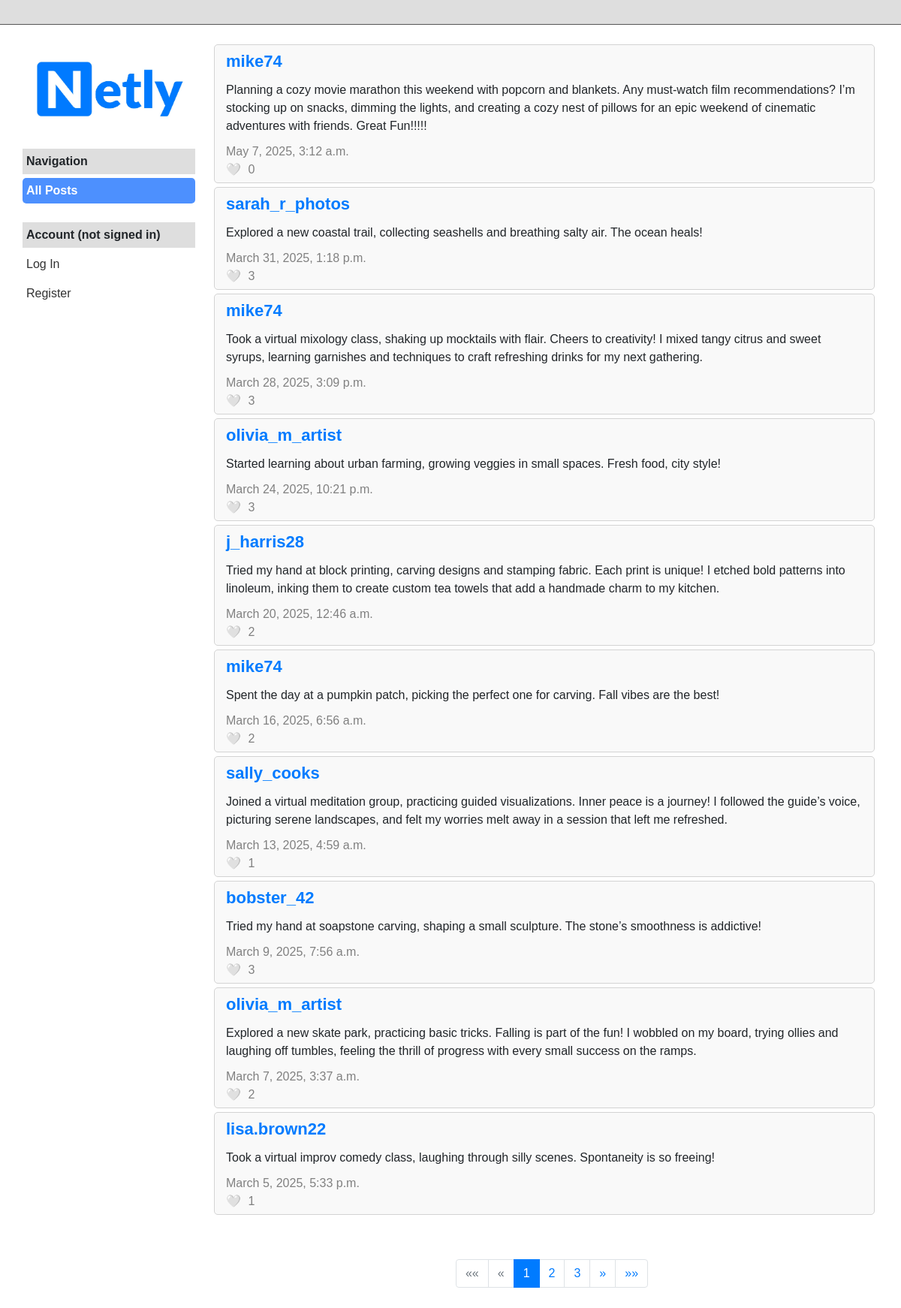
The page / on the database its author committed.
### network/models.py (models this page shows, shortened)
class Post(models.Model):
    user = models.ForeignKey(User, on_delete=models.CASCADE, related_name="posts")
    content = models.TextField()
    created_at = models.DateTimeField(auto_now_add=True)
    def get_likes_count(self):
        return self.likes.count()

class User(AbstractUser):
    def __str__(self):
        return self.username

### network/views.py (the view)
# urls.py: path("", views.index, name="index"),
def index(request):
    posts_list = Post.objects.all().order_by("-created_at")
    paginator = Paginator(posts_list, 10)
    page_number = request.GET.get('page', 1)
    page_obj = paginator.get_page(page_number)
    return render(request, "network/index.html", {
        "active_filter": "all",
        "show_profile": False,
        "posts": page_obj,
        "page_obj": page_obj,
        "owner": None,
    })

### network/templates/network/index.html (shortened to what this page needs)
{% extends "network/layout.html" %}
{% load static %}
{% load post_filters %}
{% block body %}
    <div class="profile-container">
        <div class="profile-posts-container">
            {% for post in posts %}
                <div class="post-container">
                    <div class="post-name"><a href="{% url 'profile' post.user.id %}">{{ post.user.username }}</a></div>
                    <div class="post-content" id="post-view-{{ post.id }}">{{ post.content }}</div>
                    <div class="post-date">{{ post.created_at }}</div>
                    <div class="post-likes{% if not user.is_authenticated %}-nouser{% endif %} {% if user.is_authenticated and post|is_liked_by:user %} liked {% endif %}"
                         id="post-likes-{{ post.id }}" data-id="{{ post.id }}">
                        <span class="heart"></span>
                        <span class="like-count">{{ post.get_likes_count }}</span>
                    </div>
                </div>
            {% endfor %}
        </div>
        {% if page_obj.paginator.num_pages > 1 %}
        <div class="pagination-wrapper">
            <nav aria-label="Page navigation" class="mt-4">
                <ul class="pagination justify-content-center">
                    {% if page_obj.has_previous %}
                        <li class="page-item">
                            <a class="page-link" href="?page=1" aria-label="First">
                                <span aria-hidden="true">&laquo;&laquo;</span>
                            </a>
                        </li>
                    {% else %}
                        <li class="page-item disabled">
                            <a class="page-link" href="#" aria-label="First">
                                <span aria-hidden="true">&laquo;&laquo;</span>
                            </a>
                        </li>
                    {% endif %}
                    {% if page_obj.has_previous %}
                        <li class="page-item">
                            <a class="page-link" href="?page={{ page_obj.previous_page_number }}" aria-label="Previous">
                                <span aria-hidden="true">&laquo;</span>
                            </a>
                        </li>
                    {% else %}
                        <li class="page-item disabled">
                            <a class="page-link" href="#" aria-label="Previous">
                                <span aria-hidden="true">&laquo;</span>
                            </a>
                        </li>
                    {% endif %}
                    {% for i in page_obj.paginator.page_range %}
                        {% if page_obj.number == i %}
                            <li class="page-item active"><a class="page-link" href="?page={{ i }}">{{ i }}</a></li>
                        {% elif i > page_obj.number|add:'-3' and i < page_obj.number|add:'3' %}
                            <li class="page-item"><a class="page-link" href="?page={{ i }}">{{ i }}</a></li>
                        {% endif %}
                    {% endfor %}
                    {% if page_obj.has_next %}
                        <li class="page-item">
                            <a class="page-link" href="?page={{ page_obj.next_page_number }}" aria-label="Next">
                                <span aria-hidden="true">&raquo;</span>
                            </a>
                        </li>
                    {% else %}
                        <li class="page-item disabled">
                            <a class="page-link" href="#" aria-label="Next">
                                <span aria-hidden="true">&raquo;</span>
                            </a>
                        </li>
                    {% endif %}
                    {% if page_obj.has_next %}
                        <li class="page-item">
                            <a class="page-link" href="?page={{ page_obj.paginator.num_pages }}" aria-label="Last">
                                <span aria-hidden="true">&raquo;&raquo;</span>
                            </a>
                        </li>
                    {% else %}
                        <li class="page-item disabled">
                            <a class="page-link" href="#" aria-label="Last">
                                <span aria-hidden="true">&raquo;&raquo;</span>
                            </a>
                        </li>
                    {% endif %}
                </ul>
            </nav>
        </div>
        {% endif %}
    </div>
{% endblock %}

### network/templates/network/layout.html (shortened to what this page needs)
{% load static %}
<!DOCTYPE html>
<html lang="en">
    <head>
        <link rel="stylesheet" href="https://stackpath.bootstrapcdn.com/bootstrap/4.4.1/css/bootstrap.min.css">
        <link href="{% static 'network/styles.css' %}" rel="stylesheet">
    </head>
    <body data-authenticated="{% if user.is_authenticated %}true{% else %}false{% endif %}">
        <div class="header">
        </div>
        <div class="page-container">
            <aside class="sidebar">
                <ul>
                    <li class="sidebar-logo">
                        <a href="{% url 'index' %}">
                            <img src="{% static 'network/netly.jpeg' %}" alt="Network Logo" style="width: 100%;">
                        </a>
                    </li>
                    <li class="sidebar-heading">Navigation</li>
                    <li><a href="{% url 'index' %}" class="{% if active_filter == 'all' %}active-link{% endif %}">All Posts</a></li>
                    {% if user.is_authenticated %}
                        <li class="sidebar-heading">Account ({{ user.display_name }})</li>
                        <li><a href="{% url 'profile' user.id %}" class="{% if active_filter == 'profile' %}active-link{% endif %}">My Profile</a></li>
                        <hr>
                        <li><a href="{% url 'logout' %}">Log Out</a></li>
                    {% else %}
                        <li class="sidebar-heading">Account (not signed in)</li>
                        <li><a href="{% url 'login' %}">Log In</a></li>
                        <li><a href="{% url 'register' %}">Register</a></li>
                    {% endif %}
                </ul>
            </aside>
            <main class="content">
                {% block body %}
                {% endblock %}
            </main>
        </div>
    </body>
</html>

### network/static/network/styles.css (style rules this page uses)
body { font-family: Arial, sans-serif; display: flex; flex-direction: column; align-items: center; }
.page-container { display: flex; width: 100%; max-width: 1170px; align-items: stretch; margin-top: 1rem; }
.sidebar { width: 260px; flex-shrink: 0; padding: 15px; margin-right: 10px; box-sizing: border-box; position: sticky; top: 50px; align-self: flex-start; height: calc(100vh - 50px); overflow-y: auto; }
.sidebar ul { list-style: none; padding: 0; margin: 0; }
.sidebar li { margin-bottom: 5px; }
.sidebar a { text-decoration: none; color: #333; display: block; padding: 5px; }
.sidebar a.active-link { background-color: #4d90fe; border-radius: 5px; color: #ffffff; font-weight: bold; }
.sidebar-logo { background-color: #ffffff; color: #ffffff; border: none; }
.sidebar-heading { font-weight: 600; background-color: #dedede; display: block; padding: 5px; margin-top: 25px; }
.content { flex-grow: 1; margin-left: 0px; box-sizing: border-box; min-width: 0; }
.header { width: 100%; background-color: #dedede; padding: 16px; box-sizing: border-box; border-bottom: 1px solid #555; position: sticky; top: 0; z-index: 10; }
.post-container { border: 1px solid lightgray; background-color: #f9f9f9; border-radius: 5px; margin-bottom: 5px; margin-right: 20px; padding: 5px 15px; }
.post-name { font-size: 22px; font-weight: 700; margin-bottom: 10px; }
.post-content { margin-top: 10px; margin-bottom: 10px; }
.post-date { color: gray; margin-top: 10px; }
.post-likes-nouser { cursor: default; user-select: none; color: gray; width: fit-content; }
.heart::before { content: "🤍"; padding-right: 5px; }
.profile-container { border: none; margin-bottom: 5px; display: flex; flex-direction: column; height: calc(100vh - 60px); }
.profile-posts-container { overflow-y: auto; flex: 1; padding-top: 10px; margin-bottom: 20px; }
.pagination-wrapper { position: sticky; bottom: 0; background-color: white; padding-top: 10px; z-index: 5; margin-top: auto; }

### rows shown on the page
Post: user.username "mike74", content "Planning a cozy movie marathon this weekend with popcorn and blankets. Any must-watch film recommendations? I’m stocking up on snacks, dimming the lights, and creating a cozy nest of pillows for an epic weekend of cinematic adventures with friends. Great Fun!!!!!", created_at "May 7, 2025, 3:12 a.m.", get_likes_count "0"
Post: user.username "sarah_r_photos", content "Explored a new coastal trail, collecting seashells and breathing salty air. The ocean heals!", created_at "March 31, 2025, 1:18 p.m.", get_likes_count "3"
Post: user.username "mike74", content "Took a virtual mixology class, shaking up mocktails with flair. Cheers to creativity! I mixed tangy citrus and sweet syrups, learning garnishes and techniques to craft refreshing drinks for my next gathering.", created_at "March 28, 2025, 3:09 p.m.", get_likes_count "3"
Post: user.username "olivia_m_artist", content "Started learning about urban farming, growing veggies in small spaces. Fresh food, city style!", created_at "March 24, 2025, 10:21 p.m.", get_likes_count "3"
Post: user.username "j_harris28", content "Tried my hand at block printing, carving designs and stamping fabric. Each print is unique! I etched bold patterns into linoleum, inking them to create custom tea towels that add a handmade charm to my kitchen.", created_at "March 20, 2025, 12:46 a.m.", get_likes_count "2"
Post: user.username "mike74", content "Spent the day at a pumpkin patch, picking the perfect one for carving. Fall vibes are the best!", created_at "March 16, 2025, 6:56 a.m.", get_likes_count "2"
Post: user.username "sally_cooks", content "Joined a virtual meditation group, practicing guided visualizations. Inner peace is a journey! I followed the guide’s voice, picturing serene landscapes, and felt my worries melt away in a session that left me refreshed.", created_at "March 13, 2025, 4:59 a.m.", get_likes_count "1"
Post: user.username "bobster_42", content "Tried my hand at soapstone carving, shaping a small sculpture. The stone’s smoothness is addictive!", created_at "March 9, 2025, 7:56 a.m.", get_likes_count "3"
Post: user.username "olivia_m_artist", content "Explored a new skate park, practicing basic tricks. Falling is part of the fun! I wobbled on my board, trying ollies and laughing off tumbles, feeling the thrill of progress with every small success on the ramps.", created_at "March 7, 2025, 3:37 a.m.", get_likes_count "2"
Post: user.username "lisa.brown22", content "Took a virtual improv comedy class, laughing through silly scenes. Spontaneity is so freeing!", created_at "March 5, 2025, 5:33 p.m.", get_likes_count "1"

### other values the page prints
{{ i }} "1"
{{ i }} "2" "3"
